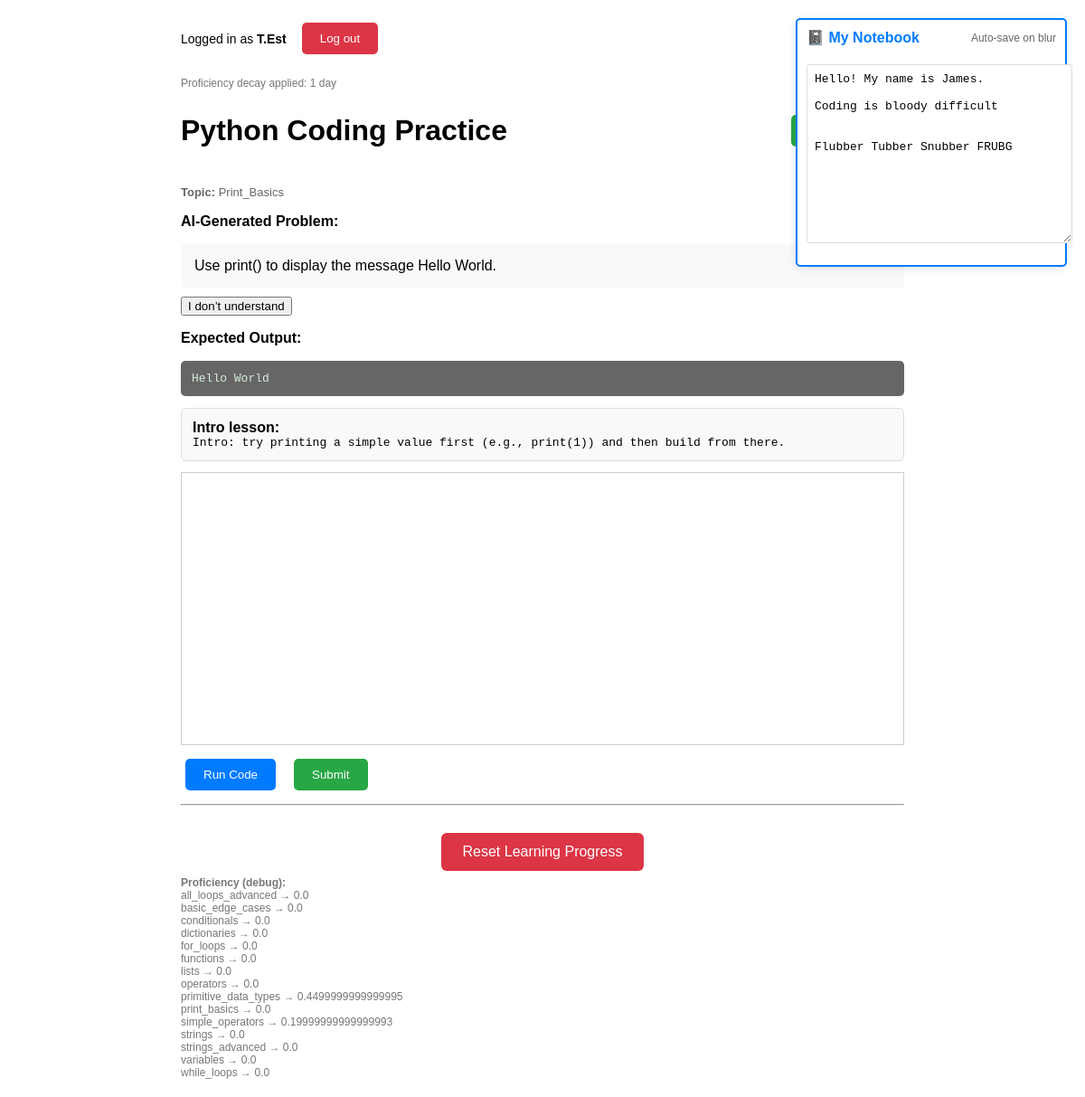
/ai/ (signed in), run on the app's committed database.
### ai_demo/models.py (models this page shows, shortened)
class UserNotebook(models.Model):
    user = models.OneToOneField(
        settings.AUTH_USER_MODEL,
        on_delete=models.CASCADE,
        related_name="notebook",
        primary_key=True
    )
    content = models.TextField(blank=True, default="")
    updated_at = models.DateTimeField(auto_now=True)  # Just to know when it was last saved

class TopicProficiency(models.Model):
    user = models.ForeignKey(
        settings.AUTH_USER_MODEL,
        on_delete=models.CASCADE,
        related_name="topic_proficiencies",
    )
    topic = models.CharField(max_length=64, choices=TOPIC_CHOICES)
    proficiency = models.FloatField(default=0.0)
    last_practiced_at = models.DateTimeField(null=True, blank=True)
    updated_at = models.DateTimeField(auto_now=True)
    class Meta:
        constraints = [
            models.UniqueConstraint(fields=["user", "topic"], name="uniq_user_topic_proficiency")
        ]
        indexes = [
            models.Index(fields=["user", "topic"], name="idx_user_topic_prof"),
            models.Index(fields=["user", "proficiency"], name="idx_user_prof_value"),
        ]

### ai_demo/views.py (the view, shortened to what this page needs)
# urls.py: path('', views.coding_demo, name='coding_demo'),
@login_required
def coding_demo(request):
    ensure_proficiency_rows(request.user)
    days_decayed = apply_decay_if_needed(request.user)
    profs = get_proficiencies(request.user)
    wants_new_problem = (request.method == "POST" and "new_problem" in request.POST)
    print("DECAY APPLIED:", days_decayed)
    print(connection.vendor)
    ruff_feedback = None
    notebook, created = UserNotebook.objects.get_or_create(
            user=request.user,
            defaults={'content': 'Welcome to your Python notebook!\n\nWrite notes, code snippets, or anything you want to remember here.\n\n- Notes are saved automatically when you click away.\n- Use this space for anything helpful!'}
        )
    result = None
    user_code = ""
    evaluation_feedback = None
    if request.method == "POST" and (
        "due_run_code" in request.POST or
        "due_submit_code" in request.POST or
        "due_new_problem" in request.POST or
        "due_code" in request.POST
    ):
        request.session["due_practice_open"] = True
    elif request.method == "POST" and (
        "run_code" in request.POST or
        "submit_code" in request.POST or
        "select_topic" in request.POST or
        "new_problem" in request.POST or
        "code" in request.POST
    ):
        request.session["due_practice_open"] = False
    if USE_SM2:
        sr_map = get_sr_map_db(request.user)
        recommended_topic = pick_recommended_topic(sr_map)
    else:
        sr_map = {}
        profs = get_proficiencies(request.user)
    if request.method == "POST" and "new_problem" in request.POST:
        request.session.pop("current_problem_json", None)
        request.session.pop("show_explanation", None)
        request.session.pop("active_topic", None)
    active_topic = request.session.get("active_topic")
    if not active_topic:
        active_topic = choose_next_topic(request.user, profs)
        request.session["active_topic"] = active_topic
    selected_topic = active_topic
    recommended_topic = active_topic
    if "current_problem_json" not in request.session:
        problem_json = generate_problem_with_solution(selected_topic, profs)
        request.session["current_problem_json"] = problem_json
    else:
        problem_json = request.session["current_problem_json"]
    ai_problem = problem_json.get("problem", "")
    expected_output = problem_json.get("expected_output", "")
    lesson = problem_json.get("lesson", "")
    explanation = problem_json.get("explanation", "")
    if request.method == "POST" and "i_dont_understand" in request.POST:
        request.session["show_explanation"] = True
    show_explanation = bool(request.session.get("show_explanation", False))
    if USE_SM2:
        now = timezone.now()
        fast_mode = os.getenv("SR_FAST_MODE") == "1"
        soon_delta = timedelta(seconds=90) if fast_mode else timedelta(days=2)
        due_now, due_soon, due_later = [], [], []
        for topic, state in sr_map.items():
            due_dt = parse_due(state["due"])
            item = {"topic": topic, "state": state}
            if due_dt <= now:
                due_now.append(item)
            elif due_dt <= now + soon_delta:
                due_soon.append(item)
            else:
                due_later.append(item)
        due_practice_topic = None
        due_practice_problem = None
        due_user_code = ""
        due_result = None
        due_evaluation_feedback = None
        if due_now:
            new_due_topic = due_now[0]["topic"]
            due_practice_topic = request.session.get("due_practice_topic")
            if due_practice_topic != new_due_topic:
                due_practice_topic = new_due_topic
                request.session["due_practice_topic"] = due_practice_topic
                request.session.pop("due_practice_problem", None)
                request.session.pop("due_practice_expected", None)
            if request.method == "POST" and "due_new_problem" in request.POST:
                request.session.pop("due_practice_problem", None)
                request.session.pop("due_practice_expected", None)
            if "due_practice_problem" not in request.session or "due_practice_expected" not in request.session:
                problem_json_due = generate_problem_with_solution(due_practice_topic, profs)
                request.session["due_practice_problem"] = problem_json_due.get("problem", "")
                request.session["due_practice_expected"] = problem_json_due.get("expected_output", "")
            due_practice_problem = request.session["due_practice_problem"]
            if request.method == "POST" and ("due_run_code" in request.POST or "due_submit_code" in request.POST):
                due_user_code = request.POST.get("due_code", "")
                correct, output, stderr = check_user_code(due_user_code, request.session["due_practice_expected"])
                if "due_run_code" in request.POST:
                    due_result = f"Output:\n{output}"
                elif "due_submit_code" in request.POST:
                    grade = 5 if correct else 1
                    sr_map[due_practice_topic] = sm2_update_state(sr_map[due_practice_topic], grade, fast_mode)
                    save_topic_state_db(request.user, due_practice_topic, sr_map[due_practice_topic])
                    due_result = "Correct!" if correct else "Incorrect"
                    if not correct:
                        due_evaluation_feedback = generate_hint_openai(
                            problem=due_practice_problem,
                            expected_output=request.session["due_practice_expected"],
                            code=due_user_code,
                            stdout=output,
                            stderr=stderr,
                            correct=correct,
                        )
                    request.session.pop("due_practice_problem", None)
                    request.session.pop("due_practice_expected", None)
        due_practice_open = bool(request.session.get("due_practice_open", False))
    else:
        due_now, due_soon, due_later = [], [], []
        due_practice_topic = None
        due_practice_problem = None
        due_user_code = ""
        due_result = None
        due_evaluation_feedback = None
        due_practice_open = False
    proficiency_debug = (
        TopicProficiency.objects
        .filter(user=request.user)
        .order_by("topic")
    )
    return render(request, "coding_demo.html", {
        "result": result,
        "user_code": user_code,
        "ai_problem": ai_problem,
        "topics": TOPICS,
        "selected_topic": selected_topic,
        "recommended_topic": recommended_topic,
        "evaluation_feedback": evaluation_feedback,
        "sr_map": sr_map,
        "due_now": due_now,
        "due_soon": due_soon,
        "due_later": due_later,
        "due_practice_topic": due_practice_topic,
        "due_practice_problem": due_practice_problem,
        "due_user_code": due_user_code,
        "due_result": due_result,
        "due_evaluation_feedback": due_evaluation_feedback,
        "due_practice_open": due_practice_open,
        "days_decayed": days_decayed,
        "proficiency_debug": proficiency_debug,
        "lesson": lesson,
        "explanation": explanation,
        "show_explanation": show_explanation,
        "expected_output": expected_output,
        "notebook_content": notebook.content,
        "ruff_feedback": ruff_feedback,
    })

### ai_demo/proficiencies.py (called while the page is built, shortened)
def clamp(x: float, lo: float = 0.0, hi: float = 5.0) -> float:
    return max(lo, min(hi, x))

def ensure_proficiency_rows(user):
    now = timezone.now()
    UserLearningProfile.objects.get_or_create(
        user=user,
        defaults={"last_decay_applied_at": now, "last_topic": ""},
    )
    existing = set(
        TopicProficiency.objects.filter(user=user).values_list("topic", flat=True)
    )
    missing = [t for t in ALL_TOPICS if t not in existing]
    if missing:
        TopicProficiency.objects.bulk_create(
            [TopicProficiency(user=user, topic=t, proficiency=0.0) for t in missing],
            ignore_conflicts=True,
        )

def get_proficiencies(user) -> dict:
    ensure_proficiency_rows(user)
    qs = TopicProficiency.objects.filter(user=user).only("topic", "proficiency")
    return {r.topic: float(r.proficiency) for r in qs}

def choose_next_topic(user, profs: dict) -> str:
    ensure_proficiency_rows(user)
    profile = UserLearningProfile.objects.get(user=user)
    last_topic = profile.last_topic or ""
    lvl1 = TOPICS_LEVEL_1
    lvl2 = TOPICS_LEVEL_2
    def p(t: str) -> float:
        return float(profs.get(t, 0.0))
    if all(p(t) <= 0.0 for t in lvl1):
        return "print_basics"

### ai_demo/templates/coding_demo.html (shortened to what this page needs)
<!DOCTYPE html>
<html>
    <div class="header" style="justify-content: space-between;">
        <div style="display: flex; align-items: center; gap: 12px;">
            {% if user.is_authenticated %}
                <span style="font-size: 14px;">
                    Logged in as <strong>{{ user.username }}</strong>
                </span>
                <form method="POST" action="/accounts/logout/">
                    <button type="submit"
                            class="btn"
                            style="background:#dc3545;">
                        Log out
                    </button>
                </form>
            {% else %}
                <a href="/accounts/login/" class="btn run-code-btn">
                    Log in
                </a>
            {% endif %}
        </div>
    </div>
</head>
<body>
    {% if days_decayed %}
        <div style="font-size: 12px; color: #777; margin-bottom: 6px;">
            Proficiency decay applied: {{ days_decayed }} day{{ days_decayed|pluralize }}
        </div>
    {% endif %}
    <div id="notebook-section" style="position: fixed; top: 20px; right: 20px; width: 300px; z-index: 1000;">
        <div style="background: white; border: 2px solid #007bff; border-radius: 5px; padding: 10px; box-shadow: 0 2px 10px rgba(0,0,0,0.1);">
            <div style="display: flex; justify-content: space-between; align-items: center; margin-bottom: 10px;">
                <h4 style="margin: 0; color: #007bff;">📓 My Notebook</h4>
                <span id="notebook-save-status" style="font-size: 12px; color: #666;">Auto-save on blur</span>
            </div>
            <textarea
                    id="notebook-textarea"
                    rows="12"
                    style="width: 100%; font-family: monospace; font-size: 13px; padding: 8px; border: 1px solid #ddd; border-radius: 3px; resize: vertical;"
                    placeholder="Write your Python notes here..."
            >{{ notebook_content|default:"" }}</textarea>
        </div>
    </div>
    <div class="header">
        <h1>Python Coding Practice</h1>
        <form method="POST" style="display: inline;">
            <button type="submit" name="new_problem" class="btn new-problem-btn">
            </button>
        </form>
    </div>
    <div style="font-size: 13px; color: #666; margin-bottom: 6px;">
        <strong>Topic:</strong> {{ selected_topic|title }}
      </div>
    <div class="problem-section">
        <p><strong>AI-Generated Problem:</strong></p>
        <div style="background: #f8f9fa; padding: 15px; border-radius: 5px; margin: 10px 0;">
            {{ ai_problem }}
        </div>
    </div>
    <form method="post" style="display:inline;">
        <button type="submit" name="i_dont_understand" value="1">
            I don’t understand
        </button>
    </form>
    <div class="expected-output-section">
        <p><strong>Expected Output:</strong></p>
        <pre style="
            background: #666;
            color: #d4edda;
            padding: 12px;
            border-radius: 5px;
            overflow-x: auto;
            white-space: pre-wrap;
        ">{{ expected_output }}</pre>
    </div>
    {% if lesson %}
    <div class="lesson">
      <strong>Intro lesson:</strong>
      <pre>{{ lesson }}</pre>
    </div>
  {% endif %}
    <form method="POST" onsubmit="syncEditor()">
        <div id="editor" style="height: 300px; border: 1px solid #ccc;"></div>
        <div class="button-group">
            <button type="submit" name="run_code" class="btn run-code-btn">Run Code</button>
            <button type="submit" name="submit_code" class="btn new-problem-btn">Submit</button>
        </div>
    </form>
    <hr>
<form method="POST" style="text-align: center; margin-top: 30px;">
    <button type="submit"
            name="reset_progress"
            style="
                background-color: #dc3545;
                color: white;
                padding: 12px 24px;
                border: none;
                border-radius: 6px;
                font-size: 16px;
                cursor: pointer;
            ">
        Reset Learning Progress
    </button>
</form>
    {% if proficiency_debug %}
      <div style="font-size: 12px; color: #777; margin-top: 6px;">
        <strong>Proficiency (debug):</strong><br>
        {% for p in proficiency_debug %}
            {{ p.topic }} → {{ p.proficiency }}<br>
        {% endfor %}
    </div>
    {% endif %}
</body>
</html>

### ai_demo/templates/coding_demo.html (style rules this page uses)
body { font-family: Arial, sans-serif; max-width: 800px; margin: 0 auto; padding: 20px; }
.header { display: flex; justify-content: space-between; align-items: center; margin-bottom: 20px; }
.btn { color: white; padding: 10px 20px; text-decoration: none; border: none; border-radius: 5px; cursor: pointer; margin: 5px; }
.new-problem-btn { background: #28a745; }
.run-code-btn { background: #007bff; }
textarea { width: 100%; margin: 10px 0; font-family: monospace; }
.button-group { display: flex; gap: 10px; flex-wrap: wrap; margin: 10px 0; }
.lesson, .explanation { background: #f8f9fa; border: 1px solid #ddd; border-radius: 6px; padding: 12px; margin: 12px 0; max-width: 100%; box-sizing: border-box; }
.lesson pre, .explanation pre { margin: 0; max-width: 100%; white-space: pre-wrap; overflow-wrap: anywhere; word-break: break-word; }

### data on the page
UserNotebook: content "Hello! My name is James. Coding is bloody difficult Flubber Tubber Snubber FRUBG"
TopicProficiency: topic "Print_Basics", topic "print_basics", proficiency "0.0"
TopicProficiency: topic "all_loops_advanced", proficiency "0.0"
TopicProficiency: topic "basic_edge_cases", proficiency "0.0"
TopicProficiency: topic "conditionals", proficiency "0.0"
TopicProficiency: topic "dictionaries", proficiency "0.0"
TopicProficiency: topic "for_loops", proficiency "0.0"
TopicProficiency: topic "functions", proficiency "0.0"
TopicProficiency: topic "lists", proficiency "0.0"
TopicProficiency: topic "operators", proficiency "0.0"
TopicProficiency: topic "primitive_data_types", proficiency "0.4499999999999995"
TopicProficiency: topic "simple_operators", proficiency "0.19999999999999993"
TopicProficiency: topic "strings", proficiency "0.0"
TopicProficiency: topic "strings_advanced", proficiency "0.0"
TopicProficiency: topic "variables", proficiency "0.0"
TopicProficiency: topic "while_loops", proficiency "0.0"

### other printed values
{{ user.username }} "T.Est"
{{ days_decayed }} "1"
{{ ai_problem }} "Use print() to display the message Hello World."
{{ expected_output }} "Hello World"
{{ lesson }} "Intro: try printing a simple value first (e.g., print(1)) and then build from there."
